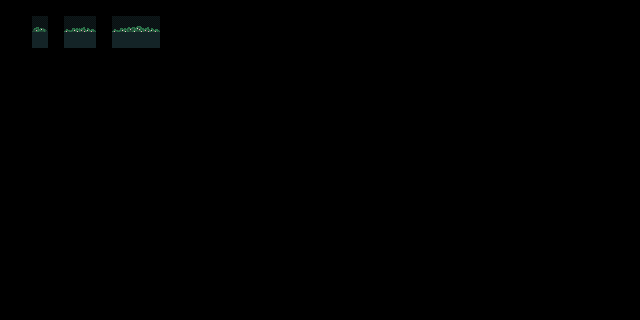

This game map was drawn from its Tiled (.tmx) file and the tilesets committed beside it. A one-line description and the full map source follow:
An orthogonal 40x20 tile map with 16x16 px tiles, 4 tile layers (regions, input_decorationProto, outputBushes_decoration, outputFlowers_decoration).

<map version="1.10" tiledversion="1.10.1" orientation="orthogonal" renderorder="right-down" width="40" height="20" tilewidth="16" tileheight="16" infinite="0" nextlayerid="5" nextobjectid="1">
 <properties>
  <property name="DeleteTiles" value="true" />
 </properties>
 <tileset firstgid="1" source="../Tileset/grass_deco_tileset.tsx" />
 <layer id="1" name="regions" width="40" height="20" opacity="0.43">
  <data encoding="csv">
0,0,0,0,0,0,0,0,0,0,0,0,0,0,0,0,0,0,0,0,0,0,0,0,0,0,0,0,0,0,0,0,0,0,0,0,0,0,0,0,
0,0,14,0,14,14,0,14,14,14,0,0,0,0,0,0,0,0,0,0,0,0,0,0,0,0,0,0,0,0,0,0,0,0,0,0,0,0,0,0,
0,0,14,0,14,14,0,14,14,14,0,0,0,0,0,0,0,0,0,0,0,0,0,0,0,0,0,0,0,0,0,0,0,0,0,0,0,0,0,0,
0,0,0,0,0,0,0,0,0,0,0,0,0,0,0,0,0,0,0,0,0,0,0,0,0,0,0,0,0,0,0,0,0,0,0,0,0,0,0,0,
0,0,0,0,0,0,0,0,0,0,0,0,0,0,0,0,0,0,0,0,0,0,0,0,0,0,0,0,0,0,0,0,0,0,0,0,0,0,0,0,
0,0,0,0,0,0,0,0,0,0,0,0,0,0,0,0,0,0,0,0,0,0,0,0,0,0,0,0,0,0,0,0,0,0,0,0,0,0,0,0,
0,0,0,0,0,0,0,0,0,0,0,0,0,0,0,0,0,0,0,0,0,0,0,0,0,0,0,0,0,0,0,0,0,0,0,0,0,0,0,0,
0,0,0,0,0,0,0,0,0,0,0,0,0,0,0,0,0,0,0,0,0,0,0,0,0,0,0,0,0,0,0,0,0,0,0,0,0,0,0,0,
0,0,0,0,0,0,0,0,0,0,0,0,0,0,0,0,0,0,0,0,0,0,0,0,0,0,0,0,0,0,0,0,0,0,0,0,0,0,0,0,
0,0,0,0,0,0,0,0,0,0,0,0,0,0,0,0,0,0,0,0,0,0,0,0,0,0,0,0,0,0,0,0,0,0,0,0,0,0,0,0,
0,0,0,0,0,0,0,0,0,0,0,0,0,0,0,0,0,0,0,0,0,0,0,0,0,0,0,0,0,0,0,0,0,0,0,0,0,0,0,0,
0,0,0,0,0,0,0,0,0,0,0,0,0,0,0,0,0,0,0,0,0,0,0,0,0,0,0,0,0,0,0,0,0,0,0,0,0,0,0,0,
0,0,0,0,0,0,0,0,0,0,0,0,0,0,0,0,0,0,0,0,0,0,0,0,0,0,0,0,0,0,0,0,0,0,0,0,0,0,0,0,
0,0,0,0,0,0,0,0,0,0,0,0,0,0,0,0,0,0,0,0,0,0,0,0,0,0,0,0,0,0,0,0,0,0,0,0,0,0,0,0,
0,0,0,0,0,0,0,0,0,0,0,0,0,0,0,0,0,0,0,0,0,0,0,0,0,0,0,0,0,0,0,0,0,0,0,0,0,0,0,0,
0,0,0,0,0,0,0,0,0,0,0,0,0,0,0,0,0,0,0,0,0,0,0,0,0,0,0,0,0,0,0,0,0,0,0,0,0,0,0,0,
0,0,0,0,0,0,0,0,0,0,0,0,0,0,0,0,0,0,0,0,0,0,0,0,0,0,0,0,0,0,0,0,0,0,0,0,0,0,0,0,
0,0,0,0,0,0,0,0,0,0,0,0,0,0,0,0,0,0,0,0,0,0,0,0,0,0,0,0,0,0,0,0,0,0,0,0,0,0,0,0,
0,0,0,0,0,0,0,0,0,0,0,0,0,0,0,0,0,0,0,0,0,0,0,0,0,0,0,0,0,0,0,0,0,0,0,0,0,0,0,0,
0,0,0,0,0,0,0,0,0,0,0,0,0,0,0,0,0,0,0,0,0,0,0,0,0,0,0,0,0,0,0,0,0,0,0,0,0,0,0,0
</data>
 </layer>
 <layer id="2" name="input_decorationProto" width="40" height="20" opacity="0.44">
  <data encoding="csv">
0,0,0,0,0,0,0,0,0,0,0,0,0,0,0,0,0,0,0,0,0,0,0,0,0,0,0,0,0,0,0,0,0,0,0,0,0,0,0,0,
0,0,13,0,13,13,0,13,13,13,0,0,0,0,0,0,0,0,0,0,0,0,0,0,0,0,0,0,0,0,0,0,0,0,0,0,0,0,0,0,
0,0,13,0,13,13,0,13,13,13,0,0,0,0,0,0,0,0,0,0,0,0,0,0,0,0,0,0,0,0,0,0,0,0,0,0,0,0,0,0,
0,0,0,0,0,0,0,0,0,0,0,0,0,0,0,0,0,0,0,0,0,0,0,0,0,0,0,0,0,0,0,0,0,0,0,0,0,0,0,0,
0,0,0,0,0,0,0,0,0,0,0,0,0,0,0,0,0,0,0,0,0,0,0,0,0,0,0,0,0,0,0,0,0,0,0,0,0,0,0,0,
0,0,0,0,0,0,0,0,0,0,0,0,0,0,0,0,0,0,0,0,0,0,0,0,0,0,0,0,0,0,0,0,0,0,0,0,0,0,0,0,
0,0,0,0,0,0,0,0,0,0,0,0,0,0,0,0,0,0,0,0,0,0,0,0,0,0,0,0,0,0,0,0,0,0,0,0,0,0,0,0,
0,0,0,0,0,0,0,0,0,0,0,0,0,0,0,0,0,0,0,0,0,0,0,0,0,0,0,0,0,0,0,0,0,0,0,0,0,0,0,0,
0,0,0,0,0,0,0,0,0,0,0,0,0,0,0,0,0,0,0,0,0,0,0,0,0,0,0,0,0,0,0,0,0,0,0,0,0,0,0,0,
0,0,0,0,0,0,0,0,0,0,0,0,0,0,0,0,0,0,0,0,0,0,0,0,0,0,0,0,0,0,0,0,0,0,0,0,0,0,0,0,
0,0,0,0,0,0,0,0,0,0,0,0,0,0,0,0,0,0,0,0,0,0,0,0,0,0,0,0,0,0,0,0,0,0,0,0,0,0,0,0,
0,0,0,0,0,0,0,0,0,0,0,0,0,0,0,0,0,0,0,0,0,0,0,0,0,0,0,0,0,0,0,0,0,0,0,0,0,0,0,0,
0,0,0,0,0,0,0,0,0,0,0,0,0,0,0,0,0,0,0,0,0,0,0,0,0,0,0,0,0,0,0,0,0,0,0,0,0,0,0,0,
0,0,0,0,0,0,0,0,0,0,0,0,0,0,0,0,0,0,0,0,0,0,0,0,0,0,0,0,0,0,0,0,0,0,0,0,0,0,0,0,
0,0,0,0,0,0,0,0,0,0,0,0,0,0,0,0,0,0,0,0,0,0,0,0,0,0,0,0,0,0,0,0,0,0,0,0,0,0,0,0,
0,0,0,0,0,0,0,0,0,0,0,0,0,0,0,0,0,0,0,0,0,0,0,0,0,0,0,0,0,0,0,0,0,0,0,0,0,0,0,0,
0,0,0,0,0,0,0,0,0,0,0,0,0,0,0,0,0,0,0,0,0,0,0,0,0,0,0,0,0,0,0,0,0,0,0,0,0,0,0,0,
0,0,0,0,0,0,0,0,0,0,0,0,0,0,0,0,0,0,0,0,0,0,0,0,0,0,0,0,0,0,0,0,0,0,0,0,0,0,0,0,
0,0,0,0,0,0,0,0,0,0,0,0,0,0,0,0,0,0,0,0,0,0,0,0,0,0,0,0,0,0,0,0,0,0,0,0,0,0,0,0,
0,0,0,0,0,0,0,0,0,0,0,0,0,0,0,0,0,0,0,0,0,0,0,0,0,0,0,0,0,0,0,0,0,0,0,0,0,0,0,0
</data>
 </layer>
 <layer id="3" name="outputBushes_decoration" width="40" height="20">
  <data encoding="csv">
0,0,0,0,0,0,0,0,0,0,0,0,0,0,0,0,0,0,0,0,0,0,0,0,0,0,0,0,0,0,0,0,0,0,0,0,0,0,0,0,
0,0,11,0,7,9,0,7,8,9,0,0,0,0,0,0,0,0,0,0,0,0,0,0,0,0,0,0,0,0,0,0,0,0,0,0,0,0,0,0,
0,0,13,0,13,13,0,13,13,13,0,0,0,0,0,0,0,0,0,0,0,0,0,0,0,0,0,0,0,0,0,0,0,0,0,0,0,0,0,0,
0,0,0,0,0,0,0,0,0,0,0,0,0,0,0,0,0,0,0,0,0,0,0,0,0,0,0,0,0,0,0,0,0,0,0,0,0,0,0,0,
0,0,0,0,0,0,0,0,0,0,0,0,0,0,0,0,0,0,0,0,0,0,0,0,0,0,0,0,0,0,0,0,0,0,0,0,0,0,0,0,
0,0,0,0,0,0,0,0,0,0,0,0,0,0,0,0,0,0,0,0,0,0,0,0,0,0,0,0,0,0,0,0,0,0,0,0,0,0,0,0,
0,0,0,0,0,0,0,0,0,0,0,0,0,0,0,0,0,0,0,0,0,0,0,0,0,0,0,0,0,0,0,0,0,0,0,0,0,0,0,0,
0,0,0,0,0,0,0,0,0,0,0,0,0,0,0,0,0,0,0,0,0,0,0,0,0,0,0,0,0,0,0,0,0,0,0,0,0,0,0,0,
0,0,0,0,0,0,0,0,0,0,0,0,0,0,0,0,0,0,0,0,0,0,0,0,0,0,0,0,0,0,0,0,0,0,0,0,0,0,0,0,
0,0,0,0,0,0,0,0,0,0,0,0,0,0,0,0,0,0,0,0,0,0,0,0,0,0,0,0,0,0,0,0,0,0,0,0,0,0,0,0,
0,0,0,0,0,0,0,0,0,0,0,0,0,0,0,0,0,0,0,0,0,0,0,0,0,0,0,0,0,0,0,0,0,0,0,0,0,0,0,0,
0,0,0,0,0,0,0,0,0,0,0,0,0,0,0,0,0,0,0,0,0,0,0,0,0,0,0,0,0,0,0,0,0,0,0,0,0,0,0,0,
0,0,0,0,0,0,0,0,0,0,0,0,0,0,0,0,0,0,0,0,0,0,0,0,0,0,0,0,0,0,0,0,0,0,0,0,0,0,0,0,
0,0,0,0,0,0,0,0,0,0,0,0,0,0,0,0,0,0,0,0,0,0,0,0,0,0,0,0,0,0,0,0,0,0,0,0,0,0,0,0,
0,0,0,0,0,0,0,0,0,0,0,0,0,0,0,0,0,0,0,0,0,0,0,0,0,0,0,0,0,0,0,0,0,0,0,0,0,0,0,0,
0,0,0,0,0,0,0,0,0,0,0,0,0,0,0,0,0,0,0,0,0,0,0,0,0,0,0,0,0,0,0,0,0,0,0,0,0,0,0,0,
0,0,0,0,0,0,0,0,0,0,0,0,0,0,0,0,0,0,0,0,0,0,0,0,0,0,0,0,0,0,0,0,0,0,0,0,0,0,0,0,
0,0,0,0,0,0,0,0,0,0,0,0,0,0,0,0,0,0,0,0,0,0,0,0,0,0,0,0,0,0,0,0,0,0,0,0,0,0,0,0,
0,0,0,0,0,0,0,0,0,0,0,0,0,0,0,0,0,0,0,0,0,0,0,0,0,0,0,0,0,0,0,0,0,0,0,0,0,0,0,0,
0,0,0,0,0,0,0,0,0,0,0,0,0,0,0,0,0,0,0,0,0,0,0,0,0,0,0,0,0,0,0,0,0,0,0,0,0,0,0,0
</data>
 </layer>
 <layer id="4" name="outputFlowers_decoration" width="40" height="20">
  <data encoding="csv">
0,0,0,0,0,0,0,0,0,0,0,0,0,0,0,0,0,0,0,0,0,0,0,0,0,0,0,0,0,0,0,0,0,0,0,0,0,0,0,0,
0,0,5,0,1,3,0,1,2,3,0,0,0,0,0,0,0,0,0,0,0,0,0,0,0,0,0,0,0,0,0,0,0,0,0,0,0,0,0,0,
0,0,13,0,13,13,0,13,13,13,0,0,0,0,0,0,0,0,0,0,0,0,0,0,0,0,0,0,0,0,0,0,0,0,0,0,0,0,0,0,
0,0,0,0,0,0,0,0,0,0,0,0,0,0,0,0,0,0,0,0,0,0,0,0,0,0,0,0,0,0,0,0,0,0,0,0,0,0,0,0,
0,0,0,0,0,0,0,0,0,0,0,0,0,0,0,0,0,0,0,0,0,0,0,0,0,0,0,0,0,0,0,0,0,0,0,0,0,0,0,0,
0,0,0,0,0,0,0,0,0,0,0,0,0,0,0,0,0,0,0,0,0,0,0,0,0,0,0,0,0,0,0,0,0,0,0,0,0,0,0,0,
0,0,0,0,0,0,0,0,0,0,0,0,0,0,0,0,0,0,0,0,0,0,0,0,0,0,0,0,0,0,0,0,0,0,0,0,0,0,0,0,
0,0,0,0,0,0,0,0,0,0,0,0,0,0,0,0,0,0,0,0,0,0,0,0,0,0,0,0,0,0,0,0,0,0,0,0,0,0,0,0,
0,0,0,0,0,0,0,0,0,0,0,0,0,0,0,0,0,0,0,0,0,0,0,0,0,0,0,0,0,0,0,0,0,0,0,0,0,0,0,0,
0,0,0,0,0,0,0,0,0,0,0,0,0,0,0,0,0,0,0,0,0,0,0,0,0,0,0,0,0,0,0,0,0,0,0,0,0,0,0,0,
0,0,0,0,0,0,0,0,0,0,0,0,0,0,0,0,0,0,0,0,0,0,0,0,0,0,0,0,0,0,0,0,0,0,0,0,0,0,0,0,
0,0,0,0,0,0,0,0,0,0,0,0,0,0,0,0,0,0,0,0,0,0,0,0,0,0,0,0,0,0,0,0,0,0,0,0,0,0,0,0,
0,0,0,0,0,0,0,0,0,0,0,0,0,0,0,0,0,0,0,0,0,0,0,0,0,0,0,0,0,0,0,0,0,0,0,0,0,0,0,0,
0,0,0,0,0,0,0,0,0,0,0,0,0,0,0,0,0,0,0,0,0,0,0,0,0,0,0,0,0,0,0,0,0,0,0,0,0,0,0,0,
0,0,0,0,0,0,0,0,0,0,0,0,0,0,0,0,0,0,0,0,0,0,0,0,0,0,0,0,0,0,0,0,0,0,0,0,0,0,0,0,
0,0,0,0,0,0,0,0,0,0,0,0,0,0,0,0,0,0,0,0,0,0,0,0,0,0,0,0,0,0,0,0,0,0,0,0,0,0,0,0,
0,0,0,0,0,0,0,0,0,0,0,0,0,0,0,0,0,0,0,0,0,0,0,0,0,0,0,0,0,0,0,0,0,0,0,0,0,0,0,0,
0,0,0,0,0,0,0,0,0,0,0,0,0,0,0,0,0,0,0,0,0,0,0,0,0,0,0,0,0,0,0,0,0,0,0,0,0,0,0,0,
0,0,0,0,0,0,0,0,0,0,0,0,0,0,0,0,0,0,0,0,0,0,0,0,0,0,0,0,0,0,0,0,0,0,0,0,0,0,0,0,
0,0,0,0,0,0,0,0,0,0,0,0,0,0,0,0,0,0,0,0,0,0,0,0,0,0,0,0,0,0,0,0,0,0,0,0,0,0,0,0
</data>
 </layer>
</map>
